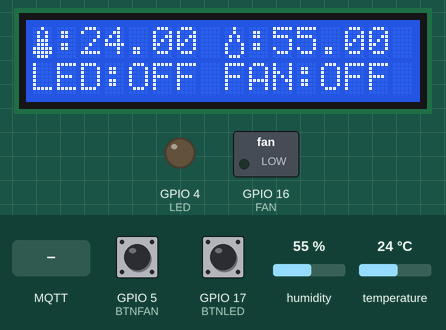
The sketch below on a simulated ESP32. Shown: 16×2 character LCD, switched loads named in the sketch (green lamp = pin HIGH), output pins drawn as LEDs (lit = HIGH). Dashed ring = blinking. The inputs (shaded band) are chosen by the test bench; at power-on: GPIO 5 (BTNFAN) LOW, humidity 55 %, GPIO 17 (BTNLED) LOW, temperature 24 °C. WiFi joins after 1.5 s; servers stay silent unless stated; random numbers use the default seed unless the sketch sets one; no MQTT or app messages arrive unless stated; what the sketch prints to the serial monitor is not drawn.

Above: at 2.8 s.
2.9 s: MQTT message "ON" arrives on the second subscribed topic
At 4.1 s:
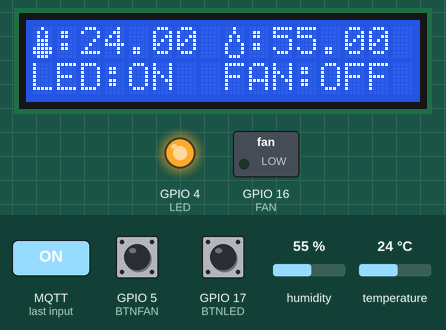
4.4 s: GPIO 5 (BTNFAN) pulled HIGH for 1 s
At 4.63 s:
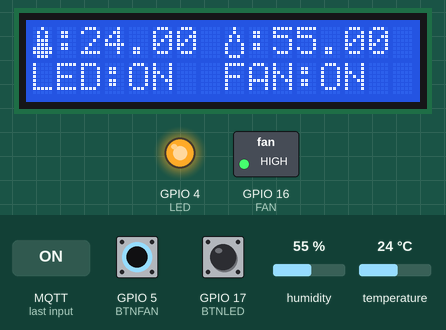
6.9 s: humidity set to 22 %
At 8.6 s:
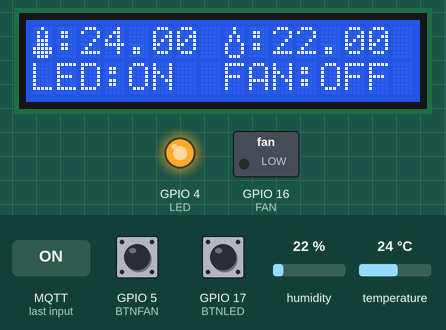
9.3 s: GPIO 17 (BTNLED) pulled HIGH for 3.2 s
At 13.0 s:
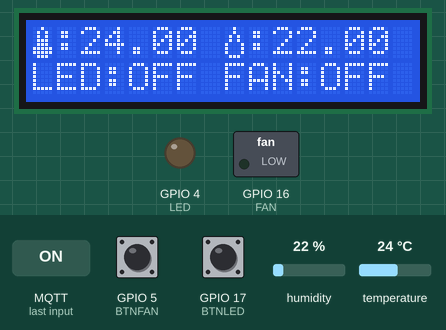
14.0 s: MQTT message "ON" arrives on the third subscribed topic
At 15.1 s:
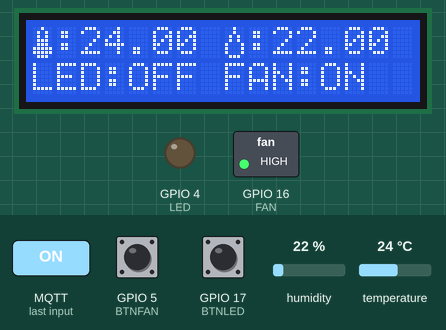
15.5 s: temperature set to 12 °C
At 17.1 s:
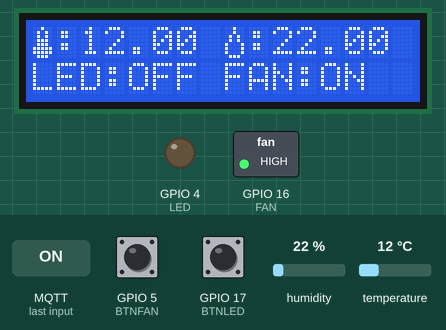
Timing chart, 0 to 18.5 s (numbered marks = the images above; inputs shaded):
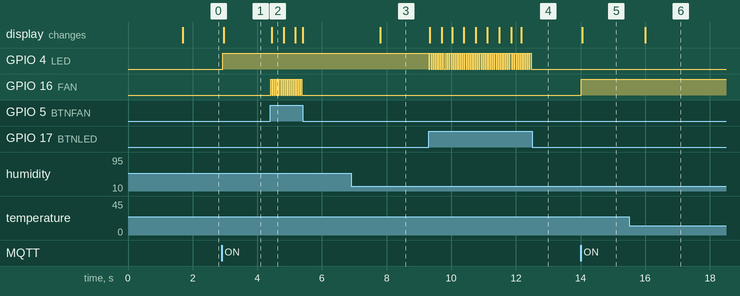

The sketch:

DHT11_LED_FAN.ino
```cpp
#include <WiFi.h>
#include <PubSubClient.h>
#include "DHT.h"
#include <LiquidCrystal_I2C.h>
#include <HTTPClient.h>

//Dinh nghia chan
#define DHTPIN  15
#define LED     4
#define FAN    16
#define BTNLED  17
#define BTNFAN  5
#define DHTTYPE DHT11


//*************Thiet lap server MQTT**********************/
const char* ssid = "Thanh Binh Nguyen";
const char* password = "0972047678";


#define MQTT_SERVER "robotics.cloud.shiftr.io"
#define MQTT_PORT 1883
#define MQTT_USER "robotics"
#define MQTT_PASSWORD "Robot123"
#define MQTT_LDP_TOPIC "Topic_Send"

WiFiClient wifiClient;
PubSubClient client(wifiClient);

DHT dht(DHTPIN, DHTTYPE);
//lcd
int lcdColumns = 16;
int lcdRows = 2;
LiquidCrystal_I2C lcd(0x27, lcdColumns, lcdRows);
//value
float h,t;
unsigned long previousMillis=0;


//icon nhiet do
byte icontemp[8] =
{
    B00100,
    B01010,
    B01010,
    B01110,
    B01110,
    B11111,
    B11111,
    B01110
};

//Icon lcd
byte iconhumi[8] =
{
    B00100,
    B00100,
    B01010,
    B01010,
    B10001,
    B10001,
    B10001,
    B01110,
};


//Ket noi wifi
void setup_wifi() {
    Serial.print("Connecting to ");
    Serial.println(ssid);
    WiFi.begin(ssid, password);
    while (WiFi.status() != WL_CONNECTED) {
        delay(500);
        Serial.print(".");
    }
    randomSeed(micros());
    Serial.println("");
    Serial.println("WiFi connected");
    Serial.println("IP address: ");
    Serial.println(WiFi.localIP());
}

//Ham ket noi mqtt
void connect_to_broker() {
    while (!client.connected()) {
        Serial.print("Attempting MQTT connection...");
        String clientId = "ESP_32";
        clientId += String(random(0xffff), HEX);
        if (client.connect(clientId.c_str(), MQTT_USER, MQTT_PASSWORD)) {
            Serial.println("connected");
            client.subscribe(MQTT_LDP_TOPIC);
            client.subscribe("esp32/LED");
            client.subscribe("esp32/FAN");
        } else {
            Serial.print("failed, rc=");
            Serial.print(client.state());
            Serial.println(" try again in 2 seconds");
            delay(2000);
        }
    }
}

//Ham callback MQTT
void callback(char* topic, byte* message, unsigned int length) {
    Serial.print("Message arrived on topic: ");
    Serial.print(topic);
    Serial.print(". Message: ");
    String messageTemp;

    for (int i = 0; i < length; i++) {
        Serial.print((char)message[i]);
        messageTemp += (char)message[i];
    }
    //Kiem tra topic
    if (strcmp(topic, "esp32/LED") == 0) {
        controlDevice(LED, messageTemp);
    } else if (strcmp(topic, "esp32/FAN") == 0) {
        controlDevice(FAN, messageTemp);
    }
}


//Ham dieu khien thiet bi
void controlDevice(int pin, String state) {
    if (state == "ON") {
        digitalWrite(pin, HIGH);
    } else if (state == "OFF") {
        digitalWrite(pin, LOW);
    }
}

void setup() {
    Serial.begin(115200);
    dht.begin();
    setup_wifi();
    client.setServer(MQTT_SERVER, MQTT_PORT );
    client.setCallback(callback);
    connect_to_broker();
    //Khai bao mode cho ngoai vi
    pinMode(LED, OUTPUT);
    pinMode(FAN, OUTPUT);
    pinMode(BTNLED, INPUT);
    pinMode(BTNFAN, INPUT);
    //Hien thi  lcd
    lcd.init();
    lcd.backlight();
    lcd.createChar(1, icontemp);
    lcd.createChar(2, iconhumi);
}

void loop() {
  //Kiem tra ket noi lai khi mat ket noi
    client.loop();
    if (!client.connected()) {
        connect_to_broker();
    }
  //bien gia tri nhiet do , do am
    h = dht.readHumidity();
    t = dht.readTemperature();
  //Ham ngat 3 giay
    unsigned long currentMillis=millis();
    if(currentMillis-previousMillis>=3000){
      previousMillis=currentMillis;
      //Gui gia tri nhiet do,do am len MQTT
      client.publish("esp32/temperature", String(t).c_str());
      client.publish("esp32/humidity", String(h).c_str());


    }
    //Doc gia tri cua nut bam va topic cua den va quat
    if (digitalRead(BTNLED) == HIGH) {
        bool newState = !digitalRead(LED);
        digitalWrite(LED, newState);
        client.publish("esp32/LED", newState ? "ON" : "OFF");
    }
    if (digitalRead(BTNFAN) == HIGH) {
        bool newState = !digitalRead(FAN);
        digitalWrite(FAN, newState);
        client.publish("esp32/FAN", newState ? "ON" : "OFF");
    }

    //Hien thi len lcd
    lcd.setCursor(0, 0);
    lcd.write(1);
    lcd.setCursor(1, 0);
    lcd.print(":");
    lcd.setCursor(2, 0);
    lcd.print(t);

    lcd.setCursor(8, 0);
    lcd.write(2);
    lcd.setCursor(9, 0);
    lcd.print(":");
    lcd.setCursor(10, 0);
    lcd.print(h);

    lcd.setCursor(0, 1);
    lcd.print("LED:");
    lcd.print(digitalRead(LED) == HIGH ? "ON " : "OFF");

    lcd.setCursor(8, 1);
    lcd.print("FAN:");
    lcd.print(digitalRead(FAN) == HIGH ? "ON " : "OFF");


}
```

Measured:
- after the input at 2.9 s, GPIO 4 (LED): LOW → HIGH at once; the display: changes after 0.06 s (image 1)
- after the input at 4.4 s, GPIO 16 (FAN): alternates HIGH for 0.03 s and LOW for 0.03 s, 30 changes in all, then stays LOW, starting at once; the display: changes after 0.05 s (image 2)
- after the input at 6.9 s, the display: changes after 0.91 s (image 3)
- after the input at 9.3 s, GPIO 4 (LED): alternates HIGH for 0.03 s and LOW for 0.03 s, 95 changes in all, then stays LOW, starting at once; the display: changes at once (image 4)
- after the input at 14.0 s, GPIO 16 (FAN): LOW → HIGH at once; the display: changes after 0.06 s (image 5)
- after the input at 15.5 s, the display: changes after 0.51 s (image 6)
